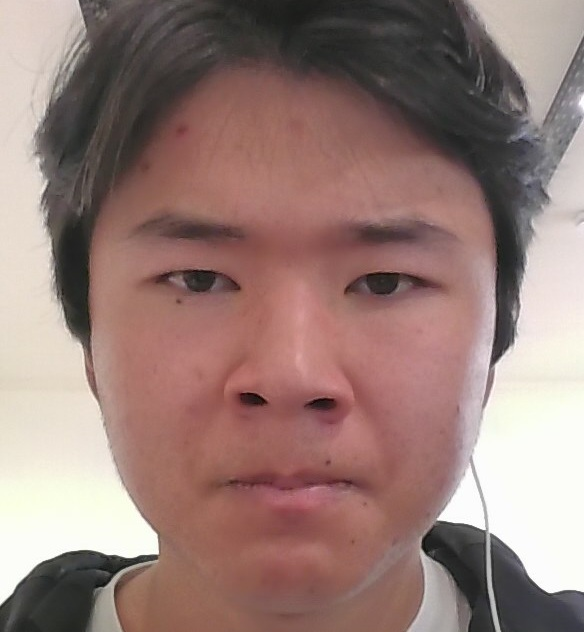
#> input picture AIT Courses 2025-2026/Second_Semester/Machine_Learning/March/mid/my_faces/WIN_20260326_11_16_28_Pro.jpg, 584 x 632 px; its folder holds 2 pictures in this run
$ python face_recognition.py
#> lines starting #> are read from the running program, lines starting #| are printed output that depends on the picture; pictures that were not available may be replaced by others from this repository, and a replacement may not be noted
from __future__ import annotations

import argparse
from dataclasses import dataclass
from pathlib import Path
from typing import Dict, List, Sequence, Tuple

import cv2
import numpy as np
from sklearn.ensemble import RandomForestClassifier
from sklearn.metrics import accuracy_score
from sklearn.pipeline import make_pipeline
from sklearn.preprocessing import StandardScaler
from sklearn.svm import SVC


SEED = 42
RESIZE_TO = (96, 96)


@dataclass
class LabeledImage:
	path: Path
	image: np.ndarray
	label: int


def augment_image(image: np.ndarray, rng: np.random.Generator) -> np.ndarray:
	h, w = image.shape[:2]
	angle = float(rng.uniform(-8.0, 8.0))
	scale = float(rng.uniform(0.96, 1.04))
	tx = float(rng.uniform(-0.03 * w, 0.03 * w))
	ty = float(rng.uniform(-0.03 * h, 0.03 * h))

	mat = cv2.getRotationMatrix2D((w / 2.0, h / 2.0), angle, scale)
	mat[:, 2] += [tx, ty]

	out = cv2.warpAffine(
		image,
		mat,
		(w, h),
		flags=cv2.INTER_LINEAR,
		borderMode=cv2.BORDER_REFLECT,
	)

	alpha = float(rng.uniform(0.9, 1.1))
	beta = float(rng.uniform(-8.0, 8.0))
	out = cv2.convertScaleAbs(out, alpha=alpha, beta=beta)
	return out


def expand_train_set(images: Sequence[np.ndarray], labels: np.ndarray, copies_per_image: int = 25):
	rng = np.random.default_rng(SEED)
	x_images: List[np.ndarray] = []
	y_labels: List[int] = []

	for image, label in zip(images, labels):
		x_images.append(image)
		y_labels.append(int(label))
		for _ in range(copies_per_image):
			x_images.append(augment_image(image, rng))
			y_labels.append(int(label))

	return x_images, np.array(y_labels, dtype=np.int32)


def load_images(folder: Path) -> List[Tuple[Path, np.ndarray]]:
	extensions = {".jpg", ".jpeg", ".png", ".bmp", ".webp"}
	items: List[Tuple[Path, np.ndarray]] = []
	for path in sorted(folder.iterdir()):
		if path.suffix.lower() not in extensions:
			continue
		image = cv2.imread(str(path))
		if image is None:
			continue
		items.append((path, image))
	return items


def to_gray_resized(image: np.ndarray, size: Tuple[int, int] = RESIZE_TO) -> np.ndarray:
	gray = cv2.cvtColor(image, cv2.COLOR_BGR2GRAY)
	gray = cv2.resize(gray, size, interpolation=cv2.INTER_AREA)
	return gray


def map_changed_to_base(
	base_images: Sequence[Tuple[Path, np.ndarray]],
	changed_images: Sequence[Tuple[Path, np.ndarray]],
) -> Dict[Path, int]:
	# Auto-label changed images by nearest base image in normalized pixel space.
	base_vectors = [to_gray_resized(img).astype(np.float32) / 255.0 for _, img in base_images]
	mapping: Dict[Path, int] = {}

	for changed_path, changed_img in changed_images:
		changed_vec = to_gray_resized(changed_img).astype(np.float32) / 255.0
		distances = [np.mean((changed_vec - base_vec) ** 2) for base_vec in base_vectors]
		best_idx = int(np.argmin(distances))
		mapping[changed_path] = best_idx
	return mapping


def detect_face_box(image: np.ndarray, face_cascade: cv2.CascadeClassifier) -> Tuple[int, int, int, int]:
	gray = cv2.cvtColor(image, cv2.COLOR_BGR2GRAY)
	faces = face_cascade.detectMultiScale(gray, scaleFactor=1.1, minNeighbors=5, minSize=(60, 60))

	if len(faces) == 0:
		h, w = gray.shape
		return int(0.15 * w), int(0.1 * h), int(0.7 * w), int(0.8 * h)

	x, y, w, h = max(faces, key=lambda box: box[2] * box[3])
	return int(x), int(y), int(w), int(h)


def extract_face_region(image: np.ndarray, face_cascade: cv2.CascadeClassifier) -> np.ndarray:
	x, y, w, h = detect_face_box(image, face_cascade)

	pad_w = int(0.08 * w)
	pad_h = int(0.08 * h)
	x1 = max(0, x - pad_w)
	y1 = max(0, y - pad_h)
	x2 = min(image.shape[1], x + w + pad_w)
	y2 = min(image.shape[0], y + h + pad_h)
	return image[y1:y2, x1:x2]


def mask_rect(image: np.ndarray, rect: Tuple[int, int, int, int], degree: float) -> None:
	x, y, w, h = rect
	if degree <= 0:
		return

	cx = x + w / 2.0
	cy = y + h / 2.0
	nw = max(1, int(w * degree))
	nh = max(1, int(h * degree))
	x1 = max(0, int(cx - nw / 2.0))
	y1 = max(0, int(cy - nh / 2.0))
	x2 = min(image.shape[1], int(cx + nw / 2.0))
	y2 = min(image.shape[0], int(cy + nh / 2.0))
	image[y1:y2, x1:x2] = 0


def ablate_feature(
	image: np.ndarray,
	feature: str,
	degree: float,
	face_cascade: cv2.CascadeClassifier,
	eye_cascade: cv2.CascadeClassifier,
) -> np.ndarray:
	out = image.copy()
	x, y, w, h = detect_face_box(out, face_cascade)
	face_roi = out[y : y + h, x : x + w]

	if feature == "eyes":
		gray_face = cv2.cvtColor(face_roi, cv2.COLOR_BGR2GRAY)
		eyes = eye_cascade.detectMultiScale(gray_face, scaleFactor=1.1, minNeighbors=5, minSize=(12, 12))

		# Keep eye candidates from the upper half of the face.
		eyes = [e for e in eyes if e[1] + e[3] < int(0.65 * h)]
		eyes = sorted(eyes, key=lambda e: e[2] * e[3], reverse=True)[:2]

		if len(eyes) == 0:
			approx = [
				(int(x + 0.2 * w), int(y + 0.28 * h), int(0.22 * w), int(0.12 * h)),
				(int(x + 0.58 * w), int(y + 0.28 * h), int(0.22 * w), int(0.12 * h)),
			]
			for rect in approx:
				mask_rect(out, rect, degree)
		else:
			for ex, ey, ew, eh in eyes:
				rect = (x + ex, y + ey, ew, eh)
				mask_rect(out, rect, degree)

	elif feature == "nose":
		# Nose estimated as central-lower part of face for robust behavior without landmarks.
		nx = int(x + 0.34 * w)
		ny = int(y + 0.44 * h)
		nw = int(0.32 * w)
		nh = int(0.28 * h)
		mask_rect(out, (nx, ny, nw, nh), degree)

	return out


def build_feature_matrix(images: Sequence[np.ndarray], face_cascade: cv2.CascadeClassifier) -> np.ndarray:
	vectors: List[np.ndarray] = []
	for image in images:
		face = extract_face_region(image, face_cascade)
		gray = to_gray_resized(face)
		eq = cv2.equalizeHist(gray)
		vectors.append(eq.flatten().astype(np.float32) / 255.0)
	return np.vstack(vectors)


def train_models(x_train: np.ndarray, y_train: np.ndarray):
	svm = make_pipeline(StandardScaler(), SVC(kernel="rbf", C=4.0, gamma="scale", random_state=SEED))
	rf = RandomForestClassifier(n_estimators=300, random_state=SEED)

	svm.fit(x_train, y_train)
	rf.fit(x_train, y_train)
	return svm, rf


def evaluate_condition(
	x_train: np.ndarray,
	y_train: np.ndarray,
	test_images: Sequence[np.ndarray],
	y_test: np.ndarray,
	feature: str | None,
	degree: float,
	face_cascade: cv2.CascadeClassifier,
	eye_cascade: cv2.CascadeClassifier,
) -> Dict[str, float]:
	if feature is None:
		eval_images = list(test_images)
		condition_name = "baseline"
	else:
		eval_images = [
			ablate_feature(img, feature=feature, degree=degree, face_cascade=face_cascade, eye_cascade=eye_cascade)
			for img in test_images
		]
		condition_name = f"{feature}_{int(degree * 100)}"

	x_test = build_feature_matrix(eval_images, face_cascade)
	svm, rf = train_models(x_train, y_train)
	svm_acc = accuracy_score(y_test, svm.predict(x_test))
	rf_acc = accuracy_score(y_test, rf.predict(x_test))

	return {
		"condition": condition_name,
		"svm_accuracy": float(svm_acc),
		"rf_accuracy": float(rf_acc),
	}


def prepare_dataset(base_dir: Path, changed_dir: Path) -> Tuple[List[LabeledImage], List[LabeledImage]]:
	base_images = load_images(base_dir)
#> in load_images, image is the input picture: shape (632, 584, 3); mean B, G, R 119.5, 125.1, 151.4
	changed_images = load_images(changed_dir)

	if len(base_images) < 2:
		raise ValueError("Need at least 2 base images in my_faces folder.")
	if len(changed_images) == 0:
		raise ValueError("Need at least 1 changed image in my_changed_faces folder.")

	base_labeled: List[LabeledImage] = []
	for i, (path, image) in enumerate(base_images):
		base_labeled.append(LabeledImage(path=path, image=image, label=i))

	mapping = map_changed_to_base(base_images, changed_images)
	changed_labeled: List[LabeledImage] = []
	for path, image in changed_images:
		changed_labeled.append(LabeledImage(path=path, image=image, label=mapping[path]))

	return base_labeled, changed_labeled


def print_results(results: Sequence[Dict[str, float]]) -> None:
	print("\n=== Accuracy Comparison (same faces, same ablation, two models) ===")
	print(f"{'Condition':<15} {'SVM':>10} {'RandomForest':>14}")
	print("-" * 42)
	for row in results:
		print(f"{row['condition']:<15} {row['svm_accuracy']*100:>9.2f}% {row['rf_accuracy']*100:>13.2f}%")


def main() -> None:
	parser = argparse.ArgumentParser(
		description="Face recognition ablation study on eyes and nose using SVM and RandomForest"
	)
	parser.add_argument("--base-dir", type=str, default="my_faces", help="Folder with original base faces")
	parser.add_argument(
		"--changed-dir", type=str, default="my_changed_faces", help="Folder with modified/changed faces"
	)
	parser.add_argument(
		"--degrees",
		type=float,
		nargs="*",
		default=[0.25, 0.5, 0.75, 1.0],
		help="Ablation degrees to test. Use 1.0 for 100%% feature removal.",
	)
	args = parser.parse_args()

	script_dir = Path(__file__).resolve().parent
	base_dir = (script_dir / args.base_dir).resolve()
	changed_dir = (script_dir / args.changed_dir).resolve()

	base_data, changed_data = prepare_dataset(base_dir, changed_dir)
#> in prepare_dataset, `base_images = load_images(base_dir)`: base_images = 2 items
#> in prepare_dataset, `changed_images = load_images(changed_dir)`: changed_images = 1 item
#> the loop in prepare_dataset, `for i, (path, image) in enumerate(base_images):` made 2 passes
#> after the loop in prepare_dataset, `for i, (path, image) in enumerate(base_images):`: base_labeled = 2 items
#> call 2 of to_gray_resized, with size = (96, 96)
#> in to_gray_resized (call 2), `gray = cv2.resize(gray, size, interpolation=cv2.INTER_AREA)`:
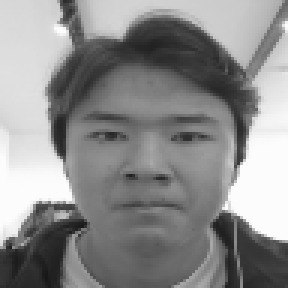
#> gray: shape (96, 96) (shown 3 times larger); min 23, max 252, mean 140.5
#> the loop in map_changed_to_base, `for changed_path, changed_img in changed_images:` made 1 pass
#> (distances, best_idx) on pass 1: ([0, 0.0816], 0)
#> after the loop in map_changed_to_base, `for changed_path, changed_img in changed_images:`: mapping = 1 item
#> the loop in prepare_dataset, `for path, image in changed_images:` made 1 pass
#> base_data = 2 items; changed_data = 1 item

	train_images_raw = [item.image for item in base_data]
#> train_images_raw = 2 items
	y_train_raw = np.array([item.label for item in base_data], dtype=np.int32)
#> y_train_raw = [0, 1]

	test_images = [item.image for item in changed_data]
#> test_images = 1 item
	y_test = np.array([item.label for item in changed_data], dtype=np.int32)
#> y_test = [0]

	if len(np.unique(y_train_raw)) < 2:
		raise ValueError("Need at least 2 identities/classes in my_faces for meaningful accuracy comparison.")

	train_images, y_train = expand_train_set(train_images_raw, y_train_raw, copies_per_image=30)
#> the loop in expand_train_set, `for image, label in zip(images, labels):` made 2 passes
#> label on passes 1 to 2: 0, 1
#> pass 1, in augment_image (call 2), `out = cv2.warpAffine( image, mat, (w, h), flags=cv2.INTER_LINEAR, bord..`:
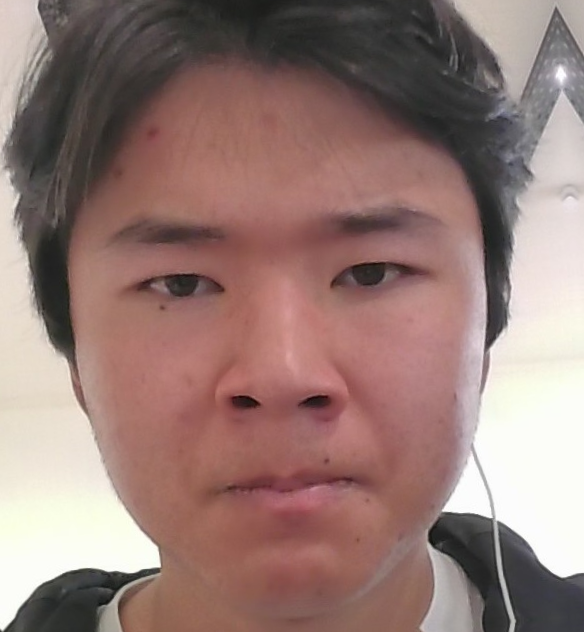
#> out: shape (632, 584, 3); mean B, G, R 117.8, 123.1, 150.1
#> after the loop in expand_train_set, `for image, label in zip(images, labels):`: x_images = 62 items; y_labels = 62 values from 0 to 1
#> train_images = 62 items; y_train = 62 values from 0 to 1
	face_cascade = cv2.CascadeClassifier(cv2.data.haarcascades + "haarcascade_frontalface_default.xml")
	eye_cascade = cv2.CascadeClassifier(cv2.data.haarcascades + "haarcascade_eye.xml")

	if face_cascade.empty() or eye_cascade.empty():
		raise RuntimeError("OpenCV Haar cascades not found. Check OpenCV installation.")

	x_train = build_feature_matrix(train_images, face_cascade)
#> the loop in build_feature_matrix, `for image in images:` made 62 passes
#> (pad_w in extract_face_region, pad_h in extract_face_region, x1 in extract_face_region, y1 in extract_face_region) on passes 1 to 9: (37, 37, 18, 51), (36, 36, 37, 64), (37, 37, 9, 53), (37, 37, 20, 42), (37, 37, 30, 48), (36, 36, 31, 42), (37, 37, 8, 44), (37, 37, 7, 56), (36, 36, 34, 68)
#> pass 1, in build_feature_matrix, `eq = cv2.equalizeHist(gray)`:
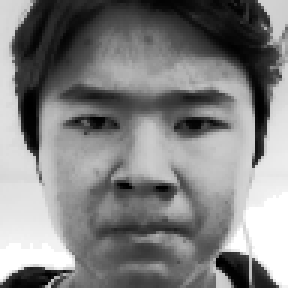
#> eq: shape (96, 96) (shown 3 times larger); min 0, max 255, mean 128.7
#> after the loop in build_feature_matrix, `for image in images:`:
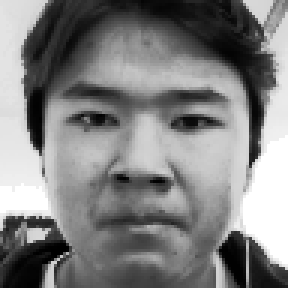
#> eq: shape (96, 96) (shown 3 times larger); min 0, max 255, mean 128.9
#> after the loop in build_feature_matrix, `for image in images:`:
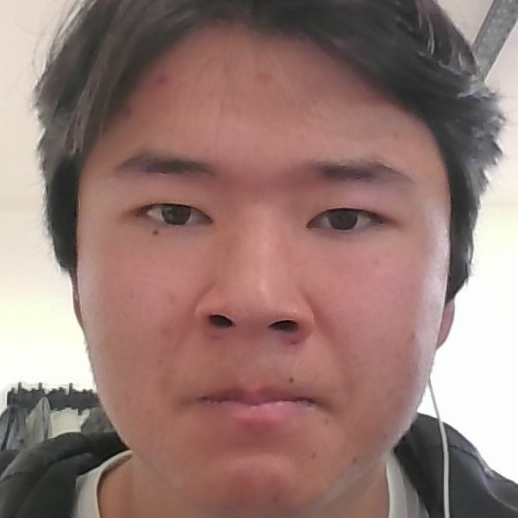
#> face: shape (518, 518, 3); mean B, G, R 115.5, 121.2, 150

	results: List[Dict[str, float]] = []

	# Baseline without ablation.
	results.append(
		evaluate_condition(
			x_train,
			y_train,
			test_images,
			y_test,
			feature=None,
			degree=0.0,
			face_cascade=face_cascade,
			eye_cascade=eye_cascade,
		)
	)
#> the loop in build_feature_matrix (call 2), `for image in images:` made 1 pass

	for feature in ("eyes", "nose"):
		for degree in args.degrees:
			results.append(
				evaluate_condition(
					x_train,
					y_train,
					test_images,
					y_test,
					feature=feature,
					degree=float(degree),
					face_cascade=face_cascade,
					eye_cascade=eye_cascade,
				)
			)
#> this loop made 2 passes
#> pass 1, in ablate_feature, `face_roi = out[y : y + h, x : x + w]`:
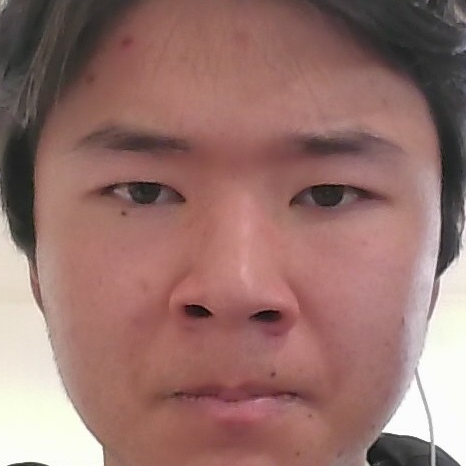
#> face_roi: shape (466, 466, 3); mean B, G, R 108.5, 114, 151
#> pass 1, in to_gray_resized (call 67), `gray = cv2.cvtColor(image, cv2.COLOR_BGR2GRAY)`:
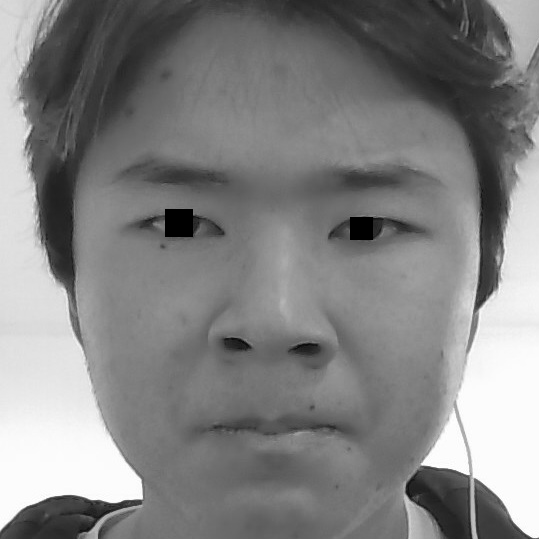
#> gray: shape (539, 539); min 0, max 255, mean 130.7

	print_results(results)
#> the loop in print_results, `for row in results:` made 9 passes
#| baseline           100.00%        100.00%
#| eyes_25            100.00%        100.00%
#| eyes_50            100.00%        100.00%
#| eyes_75            100.00%        100.00%
#| eyes_100             0.00%        100.00%
#| nose_25              0.00%        100.00%
#| nose_50              0.00%        100.00%
#| nose_75              0.00%        100.00%
#> (further printed lines are left out)


if __name__ == "__main__":
	main()
